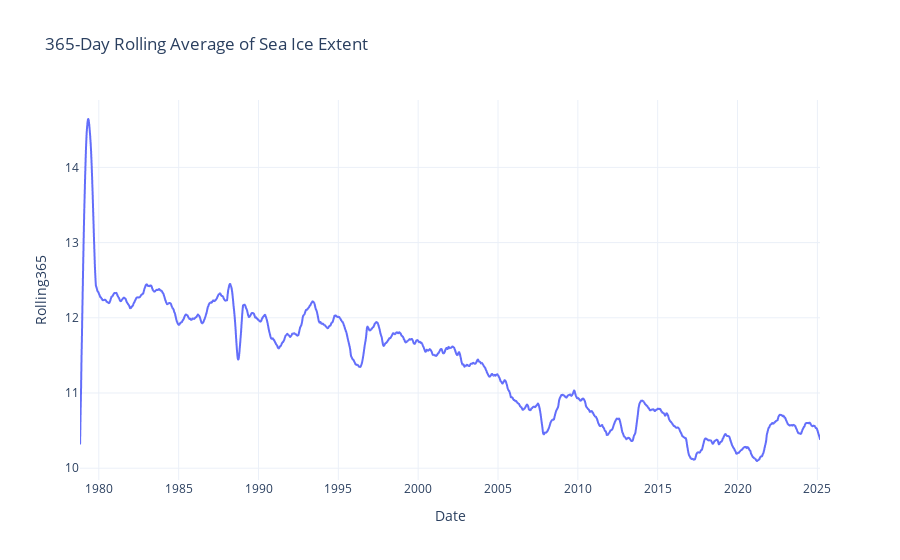

This figure's notebook cell:
### Code cell
df_sorted = df_ice_clean.sort_values("Date")

df_sorted["Rolling365"] = df_sorted["Extent"].rolling(window=365, min_periods=1).mean()

fig = px.line(
    df_sorted,
    x="Date",
    y="Rolling365",
    title="365-Day Rolling Average of Sea Ice Extent",
    template="plotly_white"
)
fig.show()

### Figure 1 — Plotly figure (JSON) as saved in the notebook; plotly's stock layout.template omitted (floating-point values rounded to 4 significant figures; data arrays with more than 128 entries replaced by an {"elided": "..."} marker saying what was removed)
{"data": [{"hovertemplate": "Date=%{x}<br>Rolling365=%{y}<extra></extra>", "legendgroup": "", "line": {"color": "#636efa", "dash": "solid"}, "marker": {"symbol": "circle"}, "mode": "lines", "name": "", "showlegend": false, "type": "scattergl", "x": {"elided": "16885 str values"}, "xaxis": "x", "y": {"elided": "16885 float values"}, "yaxis": "y"}], "layout": {"legend": {"tracegroupgap": 0}, "title": {"text": "365-Day Rolling Average of Sea Ice Extent"}, "xaxis": {"anchor": "y", "domain": [0, 1], "title": {"text": "Date"}}, "yaxis": {"anchor": "x", "domain": [0, 1], "title": {"text": "Rolling365"}}}}
